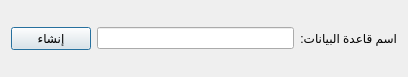
<?xml version="1.0" encoding="UTF-8"?>
<ui version="4.0">
 <class>DatabaseNew</class>
 <widget class="QDialog" name="DatabaseNew">
  <property name="geometry">
   <rect>
    <x>0</x>
    <y>0</y>
    <width>408</width>
    <height>77</height>
   </rect>
  </property>
  <property name="windowTitle">
   <string>إنشاء قاعدة بيانات جديدة</string>
  </property>
  <property name="windowIcon">
   <iconset>
    <normaloff>graphics/icon.xpm</normaloff>graphics/icon.xpm</iconset>
  </property>
  <property name="layoutDirection">
   <enum>Qt::RightToLeft</enum>
  </property>
  <layout class="QGridLayout" name="gridLayout">
   <item row="0" column="2">
    <widget class="QLineEdit" name="db_name_input"/>
   </item>
   <item row="0" column="0">
    <widget class="QLabel" name="label">
     <property name="text">
      <string>اسم قاعدة البيانات:</string>
     </property>
    </widget>
   </item>
   <item row="0" column="3">
    <widget class="QPushButton" name="create_btn">
     <property name="text">
      <string>إنشاء</string>
     </property>
    </widget>
   </item>
  </layout>
 </widget>
 <resources/>
 <connections/>
</ui>
